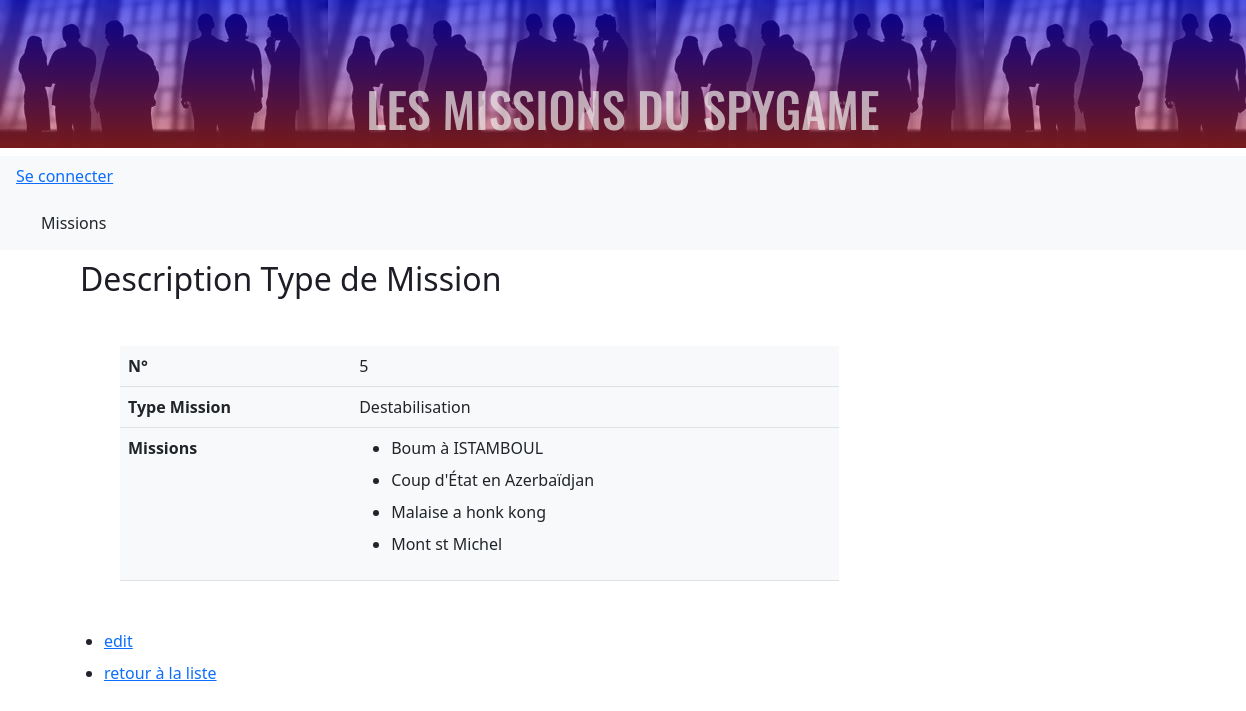
/Router/typeRouter.php?entity=types&id=5&action=show, run on the app's committed database.
### tables this page shows
CREATE TABLE `types` (
  `id` int NOT NULL AUTO_INCREMENT,
  `type` varchar(100) NOT NULL,
  PRIMARY KEY (`id`)
);

CREATE TABLE `missions` (
  `id` int NOT NULL AUTO_INCREMENT,
  `title` varchar(100) NOT NULL,
  `descriptions` longtext NOT NULL,
  `code` varchar(100) NOT NULL,
  `countryId` int NOT NULL,
  `typeId` int NOT NULL,
  `statutId` int NOT NULL,
  `specialityId` int NOT NULL,
  `startDate` date NOT NULL,
  `endDate` date NOT NULL,
  `isConform` tinyint(1) NOT NULL DEFAULT '0',
  PRIMARY KEY (`id`),
  KEY `FK_statut_id` (`statutId`),
  KEY `FK_type_id` (`typeId`),
  KEY `FK_country_id` (`countryId`),
  KEY `fk_speciality_Id` (`specialityId`),
  CONSTRAINT `fk_speciality_Id` FOREIGN KEY (`specialityId`) REFERENCES `specialities` (`id`),
  CONSTRAINT `FK_statut_id` FOREIGN KEY (`statutId`) REFERENCES `statuts` (`id`),
  CONSTRAINT `FK_type_id` FOREIGN KEY (`typeId`) REFERENCES `types` (`id`)
);

### model/TypeManager.php (called while the page is built, shortened)
<?php
require_once('Class/Type.php');
class typeManager extends Manager
{
    function getType(int $id)
    {
        $db=Manager::dbConnect();
        $sql="SELECT types.id, types.type
        FROM types
        WHERE types.id = ?";
        $req = $db->prepare($sql);
        $req->bindValue(1, $id, PDO::PARAM_STR);
        $req->execute();
        return $req;
    }
    function getMissionsFromType($typeId)
    {
        $db=Manager::dbConnect();
        $sql="SELECT typeId, title  FROM missions
        WHERE typeId = ".$typeId;
        $req = $db->prepare($sql);
        $req->execute();
        return $req;
    }
}

### Controller/TypeController.php (called while the page is built, shortened)
<?php
require_once('model/TypeManager.php');
function showType(int $id)
{
    $TypeManager = new TypeManager();
    $showType = $TypeManager->getType($id);
    $typeMissions = $TypeManager->getMissionsFromType($id);
    require('view/type/showType.php');
}

### Class/Type.php (called while the page is built, shortened)
<?php
class Type
{
    private int  $id;
    private string $type;
    public function getId(): ?int
    {
        return $this->id;
    }
    public function getType() : string
    {
        return $this->type;
    }
}

### view/type/showType.php (the view, shortened to what this page needs)
<?php
$Type = $showType->fetchObject('Type');
if($Type) {
    $titleh2 = "<h2>Description  Type de Mission</h2>";
} else {
    echo('Aucun resultat pour cette requête !');
    die;
}
?>
<div class="container-fluid m-5">
    <table class="table bg-light mx-5" style="width: 60%;">
        <tr>
            <th>N°</th>
            <td><?=  $Type->getId(); ?></td>
        </tr>
        <tr>
            <th>Type Mission</th>
            <td><?=  $Type->getType(); ?></td>
        </tr>
        <tr>
            <th>Missions</th>
            <td>
                <ul>
                <?php
                while ($mission = $typeMissions->fetch(PDO::FETCH_ASSOC)) {
                ?>
                    <li><?= $mission['title']; ?> </li>
                <?php
                }
                ?>
                </ul>
            </td>
        </tr>
    </table>
    <ul class="mt-5">
        <li><a href=<?= '?entity=types&id='.$Type->getId().'&action=edit' ?>>edit</a></li>
        <li><a href=<?= '?entity=types' ?>>retour à la liste</a></li>
    </ul>
</div>
<?php
require('view/layout.php'); ?>

### style/style.css (style rules this page uses)
h2 { margin: 10px 0 20px 80px; color: rgb(28, 29, 37); }
li { margin-bottom: 8px; }
ul { list-style-type :disc; }

### data on the page
types: id "5", type "Destabilisation"
missions: title "Boum à ISTAMBOUL"
missions: title "Coup d'État en Azerbaïdjan"
missions: title "Malaise a honk kong"
missions: title "Mont st Michel"
